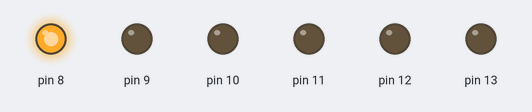
A sketch run on a simulated Arduino Uno, built with avr-gcc and run on an emulated ATmega328P. Shown: output pins drawn as LEDs (lit = HIGH).

Above: at 0.5 s.
At 1.5 s:
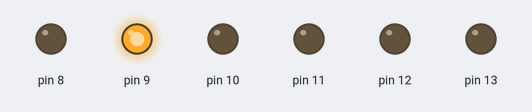
At 2.5 s:
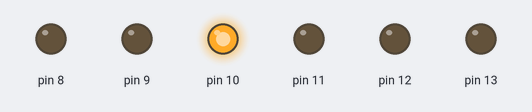
At 3.5 s:
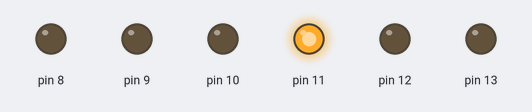
At 4.5 s:
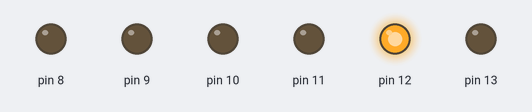
At 5.5 s:
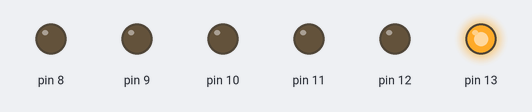
Timing chart, 0 to 7.8 s (numbered marks = the images above):
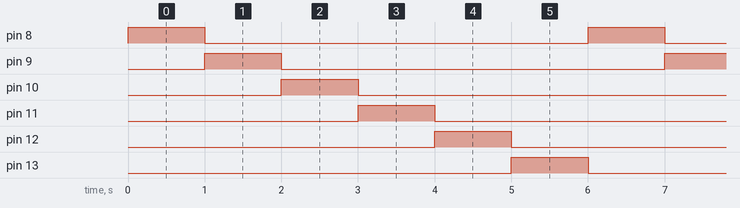

Measured:
- by itself, pin 8–13: alternates HIGH for 1.0 s and LOW for 5.0 s
- by itself, everything shown: repeats every 6.0 s, in 6 steps

The sketch:

led.ino
```cpp
void setup() {
  for (int i = 8; i <= 13; ++i) {
    pinMode(i, OUTPUT);
  }
}

int delay_time = 1000;

void loop() {
  digitalWrite(13, LOW);
  digitalWrite(8, HIGH);
  delay(delay_time);

  digitalWrite(8, LOW);
  digitalWrite(9, HIGH);
  delay(delay_time);

  digitalWrite(9, LOW);
  digitalWrite(10, HIGH);
  delay(delay_time);

  digitalWrite(10, LOW);
  digitalWrite(11, HIGH);
  delay(delay_time);

  digitalWrite(11, LOW);
  digitalWrite(12, HIGH);
  delay(delay_time);

  digitalWrite(12, LOW);
  digitalWrite(13, HIGH);
  delay(delay_time);
}
```
